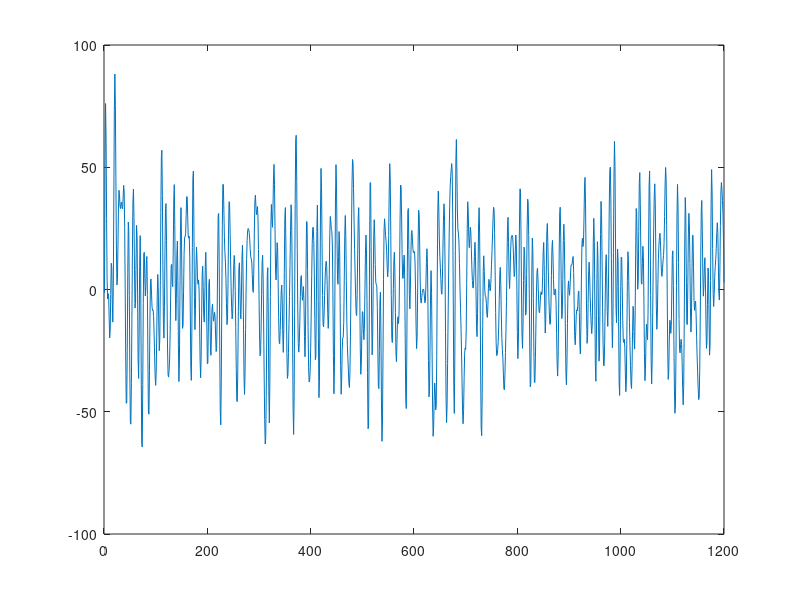

The MATLAB script that drew this image:
clear all
close all
clc

%% Generation parameters
fsamp=3e2;
dt=1/fsamp;

Tfin=4;
N=floor(Tfin*fsamp);

f_pass=2;
f_stop=50;

RMS_output=25;


%===============================PROCESSING=============================
%% Sample noise
disp('Sampling noise...')
ng_vec=rand(N,1)-0.5;

%% create filter
disp('Design bandpass...')
fny=fsamp/2;
w_lowpass=f_pass/fny;
w_highstop=f_stop/fny;

[b,a]=butter(4,[w_lowpass,w_highstop]);

%% filter noise
disp('Broadband filtering...')
ng_vec_filt=filtfilt(b,a,ng_vec);

% figure
% plot(ng_vec)
% hold all
% plot(ng_vec_filt)
%
% figure
% pwelch(ng_vec)
% hold all
% pwelch(ng_vec_filt)

%% scale signal
disp('Adjust amplitude...')
RMS_ng_filt=rms(ng_vec_filt);
ng_ZN=ng_vec_filt./RMS_ng_filt;

sig_out=RMS_output.*ng_ZN;

%% Transition set
dg=input('Insert transition window?...(y/n)','s')
if strcmp(dg,'y')
  disp('---->Transitioning...')
  fin=tukeywin(N,0.2);
  sig_out=sig_out.*fin;
end

 figure
 plot(sig_out)



%% move folder
gendir=cd;
simdir=gendir(1:end-15);
cd(simdir)

%% write file
fnam='drive_sig.dat';
disp(strcat('Saving output to ',fnam,' ...'))
dlmwrite(fnam,sig_out);
cd(gendir)
